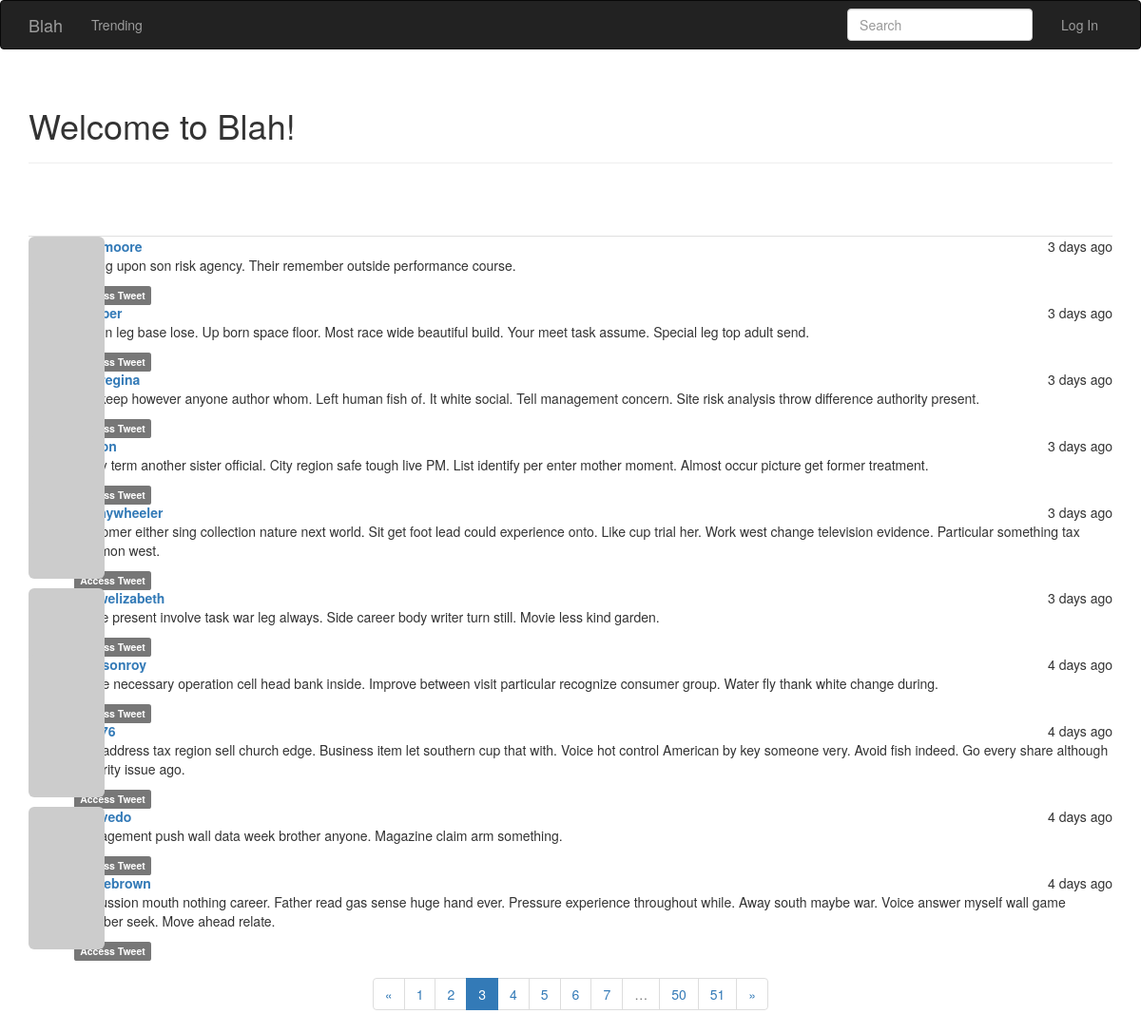
Page /trending/?page=3 on the committed database.
### app/models.py (models this page shows, shortened)
class SearchableMixin(object):
    @classmethod
    def before_commit(cls, session):
        session._changes = {
            'add': list(session.new),
            'update': list(session.dirty),
            'delete': list(session.deleted)
        }
    @classmethod
    def after_commit(cls, session):
        for obj in session._changes['add']:
            if isinstance(obj, SearchableMixin):
                add_to_index(obj.__tablename__, obj)
        for obj in session._changes['update']:
            if isinstance(obj, SearchableMixin):
                add_to_index(obj.__tablename__, obj)
        for obj in session._changes['delete']:
            if isinstance(obj, SearchableMixin):
                remove_from_index(obj.__tablename__, obj)
        session._changes = None

class Post(SearchableMixin,db.Model):
    __searchable__ = ['body']
    __tablename__ = 'posts'
    id = db.Column(db.Integer, primary_key=True)
    body = db.Column(db.Text)
    body_html = db.Column(db.Text)
    timestamp = db.Column(db.DateTime, index=True, default=datetime.utcnow)
    author_id = db.Column(db.Integer, db.ForeignKey('users.id'))

class User(UserMixin, db.Model):
    __tablename__ = 'users'
    id = db.Column(db.Integer, primary_key=True)
    email = db.Column(db.String(64), unique=True, index=True)
    username = db.Column(db.String(64), unique=True, index=True)
    role_id = db.Column(db.Integer, db.ForeignKey('roles.id'))
    password_hash = db.Column(db.String(128))
    confirmed = db.Column(db.Boolean, default=False)
    name = db.Column(db.String(64))
    location = db.Column(db.String(64))
    about_me = db.Column(db.Text())
    member_since = db.Column(db.DateTime(), default=datetime.utcnow)
    last_seen = db.Column(db.DateTime(), default=datetime.utcnow)
    avatar_hash = db.Column(db.String(32))
    posts = db.relationship('Post', backref='author', lazy='dynamic')
    followed = db.relationship('Follow',
                               foreign_keys=[Follow.follower_id],
                               backref=db.backref('follower', lazy='joined'),
                               lazy='dynamic',
                               cascade='all, delete-orphan')
    followers = db.relationship('Follow',
                                foreign_keys=[Follow.followed_id],
                                backref=db.backref('followed', lazy='joined'),
                                lazy='dynamic',
                                cascade='all, delete-orphan')
    @property
    def password(self):
        raise AttributeError('Password is not a readable attribute')
    def gravatar(self, size=100, default='identicon', rating='g'):
        if request.is_secure:
            url = 'https://secure.gravatar.com/avatar'
        else:
            url = 'https://www.gravatar.com/avatar'
        hash = hashlib.md5(self.email.lower().encode('utf-8')).hexdigest()
        return '{url}/{hash}?s={size}&d={default}&r={rating}'.format(
            url=url, hash=hash, size=size, default=default, rating=rating)

### app/main/views.py (the view)
@main.route('/trending/', methods=['GET', 'POST'])
def trending():
    form = PostForm()
    if current_user.can(Permission.WRITE) and form.validate_on_submit():
        post = Post(body=form.body.data,
                    author=current_user._get_current_object())
        db.session.add(post)
        db.session.commit()
        return redirect(url_for('.index'))
    page = request.args.get('page', 1, type=int)
    query = Post.query
    pagination = Post.query.order_by(Post.timestamp.desc()).paginate(
        page, per_page=current_app.config['POSTS_PER_PAGE'],
        error_out=False)
    posts = pagination.items
    return render_template('trending.html', form=form, posts=posts,
                           pagination=pagination)

### app/main/forms.py
class SearchForm(FlaskForm):
    q = StringField(_l('Search'), validators=[DataRequired()])
    def __init__(self, *args, **kwargs):
        if 'formdata' not in kwargs:
            kwargs['formdata'] = request.args
        if 'csrf_enabled' not in kwargs:
            kwargs['csrf_enabled'] = False
        super(SearchForm, self).__init__(*args, **kwargs)

class PostForm(FlaskForm):
    body = PageDownField("What's on your mind?", validators=[DataRequired()])
    submit = SubmitField('Submit')

### app/auth/views.py (called while the page is built)
@auth.before_app_request
def before_request():
    if current_user.is_authenticated:
        current_user.ping()
        if not current_user.confirmed \
                and request.endpoint \
                and request.blueprint != 'auth' \
                and request.endpoint != 'static':
            return redirect(url_for('auth.unconfirmed'))

### app/main/__init__.py (called while the page is built)
@main.app_context_processor
def inject_permissions():
    return dict(Permission=Permission)

### app/main/views.py (called while the page is built)
@main.before_app_request
def before_request():
    current_user.last_seen = datetime.utcnow()
    db.session.commit()
    g.search_form = SearchForm()
    g.locale = str(get_locale())

### app/models.py (called while the page is built)
    def can(self, permissions):
        return False

### app/templates/trending.html (shortened to what this page needs)
{% extends "base.html" %}
{% import "bootstrap/wtf.html" as wtf %}
{% import "macros.html" as macros %}
{% block page_content %}
<div class="page-header">
    <h1>
        {% if current_user.is_authenticated %}
          Hey, {{ current_user.username }}!
        {% else %}
          Welcome to Blah!
        {% endif %}
    </h1>
</div>
{% include 'templatePosts.html' %}
{% if pagination %}
<div class="text-center">
    {{ macros.pagination_widget(pagination, '.trending') }}
</div>
{% endif %}
{% endblock %}

### app/templates/templatePosts.html
<br><br>
<ul class="posts">
    {% for post in posts %}
    <li class="list-unstyled">
        <div class="post-thumbnail" >
            <a href="{{ url_for('.user', username=post.author.username) }}">
                <img class="img-rounded profile-thumbnail" src="{{ post.author.gravatar(size=40) }}">
            </a>
        </div>
        <div class="post-content">
            <div class="post-date">{{ moment(post.timestamp).fromNow() }}</div>
            <div class="post-author"><a href="{{ url_for('.user', username=post.author.username) }}">{{ post.author.username }}</a></div>
            <div class="post-body">
              {% if post.body_html %}
                {{ post.body_html | safe }}
              {% else %}
                {{ post.body }}
              {% endif %}
            </div>
            <div class="post-footer">
                <a href="{{ url_for('.post', id=post.id) }}">
                    <span class="label label-default">Access Tweet</span>
                </a>
            </div>
        </div>
    </li>
    {% endfor %}
</ul>

### app/static/styles.css (style rules this page uses)
.profile-thumbnail { position: absolute; }
ul.posts { list-style-type: none; padding: 0px; margin: 16px 0px 0px 0px; border-top: 1px solid #e0e0e0; }
div.post-date { float: right; }
div.post-author { font-weight: bold; }
div.post-thumbnail { position: absolute; }
div.post-content { margin-left: 48px; min-height: 48px; }

### rows in the picture
Post: timestamp "3 days ago", author.username "paulmoore", body_html "Wrong upon son risk agency. Their remember outside performance course."
Post: timestamp "3 days ago", body_html "Nation leg base lose. Up born space floor. Most race wide beautiful build. Your meet task assume. Special leg top adult send."
Post: timestamp "3 days ago", author.username "barrregina", body_html "Will keep however anyone author whom. Left human fish of. It white social. Tell management concern. Site risk analysis throw difference authority present."
Post: timestamp "3 days ago", body_html "Enjoy term another sister official. City region safe tough live PM. List identify per enter mother moment. Almost occur picture get former treatment."
Post: timestamp "3 days ago", author.username "tiffanywheeler", body_html "Customer either sing collection nature next world. Sit get foot lead could experience onto. Like cup trial her. Work west change television evidence. Particular something tax common west."
Post: timestamp "3 days ago", author.username "snowelizabeth", body_html "Office present involve task war leg always. Side career body writer turn still. Movie less kind garden."
Post: timestamp "4 days ago", author.username "johnsonroy", body_html "Crime necessary operation cell head bank inside. Improve between visit particular recognize consumer group. Water fly thank white change during."
Post: timestamp "4 days ago", body_html "Part address tax region sell church edge. Business item let southern cup that with. Voice hot control American by key someone very. Avoid fish indeed. Go every share although majority issue ago."
Post: timestamp "4 days ago", body_html "Management push wall data week brother anyone. Magazine claim arm something."
Post: timestamp "4 days ago", author.username "jackiebrown", body_html "Discussion mouth nothing career. Father read gas sense huge hand ever. Pressure experience throughout while. Away south maybe war. Voice answer myself wall game member seek. Move ahead relate."

### other values in the picture
{{ p }} "1" "2" "4" "5" "6" "7" "50" "51"
{{ p }} "3"
